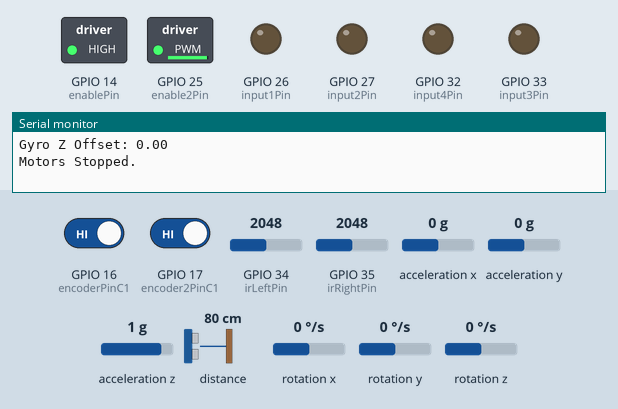
A sketch run on a simulated ESP32. Shown: switched loads named in the sketch (green lamp = pin HIGH), output pins drawn as LEDs (lit = HIGH), the last lines printed to the serial monitor. The inputs (shaded band) are chosen by the test bench; at power-on: distance to the obstacle 80 cm, rotation z 0 °/s, GPIO 16 (encoderPinC1) HIGH, GPIO 17 (encoder2PinC1) HIGH, GPIO 34 (irLeftPin) = 2048, GPIO 35 (irRightPin) = 2048, acceleration x 0 g, acceleration y 0 g, acceleration z 1 g, rotation x 0 °/s, rotation y 0 °/s.

Above: at 6.3 s.
6.4 s: distance to the obstacle set to 9 cm
At 7.6 s:
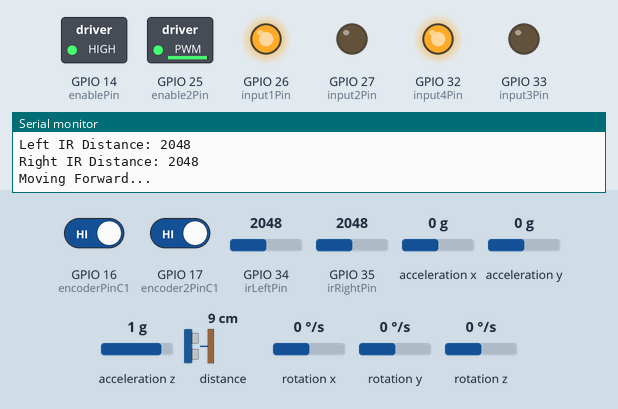
9.4 s: distance to the obstacle set to 6 cm
At 11.9 s:
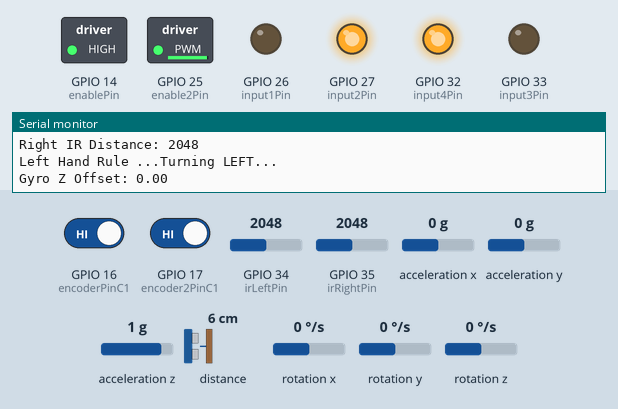
12.4 s: rotation z set to -27 °/s
15.4 s: rotation z set to -31 °/s
17.0 s: rotation z set to -55 °/s
20.0 s: rotation z set to -69 °/s
Timing chart, 0 to 24.0 s (numbered marks = the images above; inputs shaded):
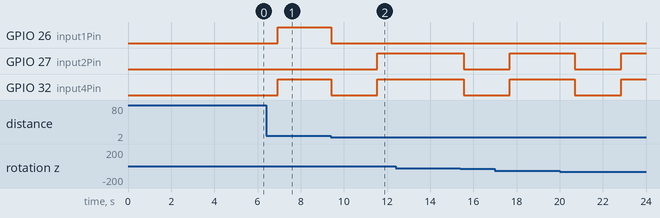

The sketch:

LRAlgorithm.ino
```cpp
#include <Wire.h>
#include <VL53L0X.h>
#include <MPU6050.h>
#include <queue>

VL53L0X lidar;
MPU6050 mpu;

float yaw = 0;
unsigned long lastTime = 0;

const int encoderPinC1 = 16;
const int encoderPinC2 = 23;
const int enablePin = 14;
const int input1Pin = 26;
const int input2Pin = 27;

const int encoder2PinC1 = 17;
const int encoder2PinC2 = 4;
const int enable2Pin = 25;
const int input3Pin = 33;
const int input4Pin = 32;

const int irLeftPin = 34;
const int irRightPin = 35;

const int irThreshold = 220;
const int lidarThreshold = 80;
const int motorSpeed = 255;
const int motor2Speed = 248;
const int TICKS_PER_20CM = 382;  // Adjust based on testing

volatile long Ticks = 0;
bool useLeftHand = true;  // Start with left-hand rule, can be toggled
void IRAM_ATTR EncoderISR() {
    Ticks++;
}


// Flags
bool goalReached = false;

void setup() {
    Serial.begin(115200);
    Wire.begin();

    if (!lidar.init()) {
        Serial.println("Failed to detect LiDAR sensor!");
        while (1);
    }
    lidar.setTimeout(500);
    lidar.startContinuous();

    mpu.initialize();
    if (!mpu.testConnection()) {
        Serial.println("MPU6050 connection failed!");
        while (1);
    }
    calibrateMPU();

    pinMode(encoderPinC1, INPUT);
    pinMode(encoderPinC2, INPUT);
    pinMode(encoder2PinC1, INPUT);
    pinMode(encoder2PinC2, INPUT);
    attachInterrupt(digitalPinToInterrupt(encoderPinC1), EncoderISR, RISING);
    attachInterrupt(digitalPinToInterrupt(encoder2PinC1), EncoderISR, RISING);

    pinMode(enablePin, OUTPUT);
    pinMode(input1Pin, OUTPUT);
    pinMode(input2Pin, OUTPUT);
    pinMode(enable2Pin, OUTPUT);
    pinMode(input3Pin, OUTPUT);
    pinMode(input4Pin, OUTPUT);

    pinMode(irLeftPin, INPUT);
    pinMode(irRightPin, INPUT);

    analogWrite(enablePin,motorSpeed);
    analogWrite(enable2Pin, motor2Speed);
    stopMotors();
    Serial.println("Motors Stopped.");
    delay(5000);
    moveRobot();
}

float gyroZOffset = 0;

void calibrateMPU() {
    yaw = 0;
    lastTime = millis();
    long sum = 0;
    int n = 500;
    for (int i = 0; i < n; i++) {
        int16_t gx, gy, gz;
        mpu.getRotation(&gx, &gy, &gz);
        sum += gz;
        delay(2);
    }
    gyroZOffset = sum / (float)n;
    Serial.print("Gyro Z Offset: "); Serial.println(gyroZOffset);
}


float getYawChange() {
    int16_t gx, gy, gz;
    mpu.getRotation(&gx, &gy, &gz);
    unsigned long currentTime = millis();
    float dt = (currentTime - lastTime) / 1000.0;
    lastTime = currentTime;
    float adjustedGz = (gz - gyroZOffset) / 131.0;
    return adjustedGz * dt;
}

void rotate90(bool left) {
    Serial.println(left ? "Turning LEFT..." : "Turning RIGHT...");
    calibrateMPU();
    float targetAngle = (left ? -90 : 90) * 0.95;
    yaw = 0;

    digitalWrite(input1Pin, left ? LOW : HIGH);
    digitalWrite(input2Pin, left ? HIGH : LOW);
    digitalWrite(input3Pin, left ? LOW : HIGH);
    digitalWrite(input4Pin, left ? HIGH : LOW);

    while (abs(yaw) < abs(targetAngle)) {
        yaw += getYawChange();
        delay(1);
    }
    stopMotors();
    Serial.println("Motors Stopped.");
}

void stopMotors() {
    digitalWrite(input1Pin, LOW);
    digitalWrite(input2Pin, LOW);
    digitalWrite(input3Pin, LOW);
    digitalWrite(input4Pin, LOW);
}

void moveForward20cm() {
    Ticks = 0;
    digitalWrite(input1Pin, HIGH);
    digitalWrite(input2Pin, LOW);
    digitalWrite(input3Pin, LOW);
    digitalWrite(input4Pin, HIGH);
    Serial.println("Moving Forward...");

    while (Ticks < TICKS_PER_20CM) {
        if (lidar.readRangeContinuousMillimeters() < lidarThreshold) {
            stopMotors();
            Serial.println("Motors Stopped.");
            return;
        }
    }
    stopMotors();
    Serial.println("Motors Stopped.");
    calibrateMPU();
}

void moveRobot() {
    stopMotors();

    // Read LiDAR distance
    int lidarDistance = lidar.readRangeContinuousMillimeters();

    Serial.print("LiDAR Distance: ");
    Serial.println(lidarDistance);

    // Read IR sensor values
    int irLeftValue = analogRead(irLeftPin);
    Serial.print("Left IR Distance: ");
    Serial.println(irLeftValue);

    int irRightValue = analogRead(irRightPin);
    Serial.print("Right IR Distance: ");
    Serial.println(irRightValue);


    // If an obstacle is detected by LiDAR
    if (lidarDistance < lidarThreshold) {
        stopMotors();
        delay(100);  // Small delay before rechecking sensor values
        Serial.print("Front Wall Detected !! ");

        irLeftValue = analogRead(irLeftPin);  // Re-read IR values
        Serial.print("Left IR Distance: ");
        Serial.println(irLeftValue);
        irRightValue = analogRead(irRightPin);
        Serial.print("Right IR Distance: ");
        Serial.println(irRightValue);

        if (useLeftHand) {
            Serial.print("Left Hand Rule ...");
            // *Left-Hand Rule Logic*
            if (irLeftValue > irThreshold) {
                rotate90(true);  // Turn Left
                Serial.print("Turning Left ...");
            } else if (lidar.readRangeContinuousMillimeters() >= lidarThreshold) {
                moveForward20cm();  // Move Forward
                Serial.print("Moving Forward ...");
            } else if (irLeftValue < irThreshold && irRightValue > irThreshold) {
                rotate90(false);  // Turn Right
                Serial.print("Turning Right ...");
            } else if (irLeftValue > irThreshold && irRightValue > irThreshold) {
                rotate90(true);  // Turn Left (if both IR sensors see nothing)
                Serial.print("Turning Left ...");
            } else {
                rotate90(true);  // Turn Left (no IR signals)
                rotate90(true);  // Turn 180° (Dead end)
                Serial.print("Turning Back 180 ...");
                useLeftHand = false;  // Switch to Right-Hand Rule
            }
        } else {
            // *Right-Hand Rule Logic*
            Serial.print("ٌRight Hand Rule ...");
            if (irRightValue > irThreshold) {
                rotate90(false);  // Turn Right
                Serial.print("Turning Right ...");
            } else if (lidar.readRangeContinuousMillimeters() >= lidarThreshold) {
                moveForward20cm();  // Move Forward
                Serial.print("Moving Forward ...");
            } else if (irRightValue < irThreshold && irLeftValue > irThreshold) {
                rotate90(true);  // Turn Left
                Serial.print("Turning Left ...");
            } else if (irLeftValue > irThreshold && irRightValue > irThreshold) {
                rotate90(false);  // Turn Right (if both IR sensors see nothing)
                Serial.print("Turning Right ...");
            } else {
                rotate90(true);  // Turn Right (no IR signals)
                rotate90(true);  // Turn 180° (Dead end)
                Serial.print("Turning Back 180 ...");
                useLeftHand = true;  // Switch back to Left-Hand Rule
            }
        }
    } else {
        // Move forward if no obstacles detected
        moveForward20cm();
    }

    delay(100);  // Small delay before the next cycle
}

void loop() {
  moveRobot();
}
```

Measured:
- the behaviour switches between 8 and 7 cm on distance to the obstacle (found by bisection; images 1 and 2)
- after the input at 9.4 s, GPIO 26 (input1Pin): HIGH → LOW at once; GPIO 27 (input2Pin): LOW → HIGH after 2.2 s; GPIO 32 (input4Pin): HIGH → LOW at once, → HIGH 2.1 s later
- after the input at 12.4 s, every drawn part: stays the same
